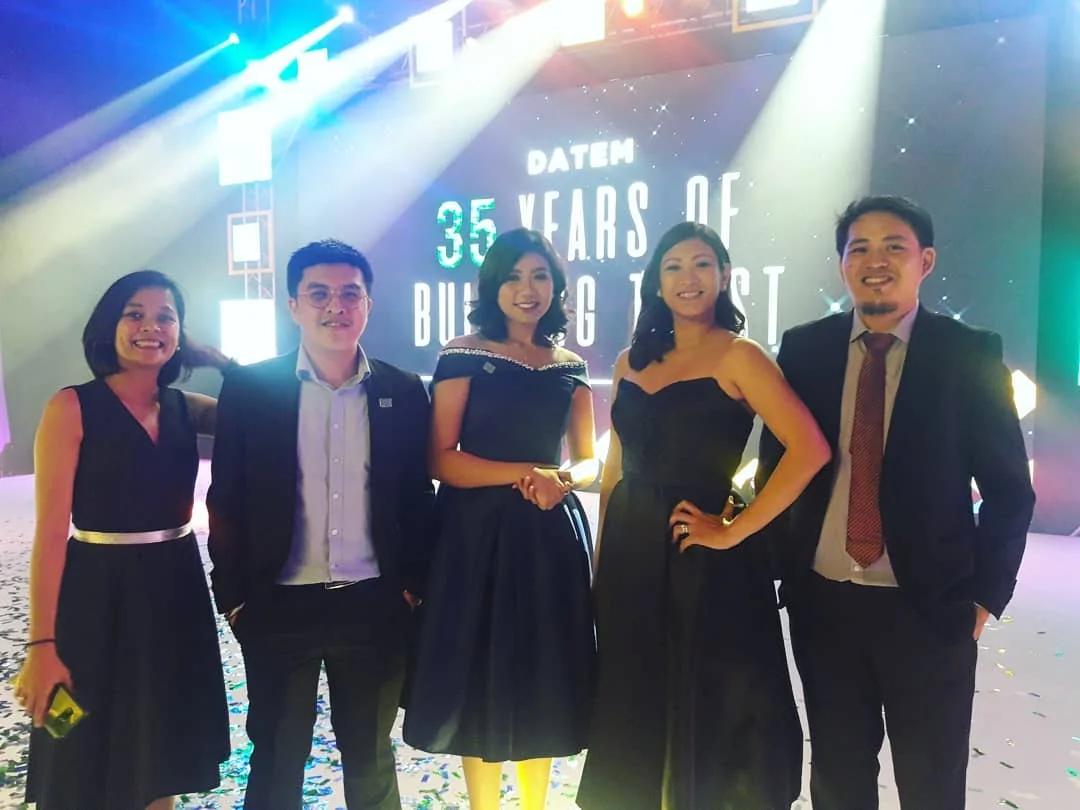
#> input picture dist/assets/photos/corporate-events-1080.webp, 1080 x 810 px
$ python hairgrade.py ../../dist/assets/photos/corporate-events-1080.webp ../../dist/assets/photos/corporate-events-800.webp 1.0 ../../dist/assets/photos/corporate-events-800.webp
#> lines starting #> are read from the running program, lines starting #| are printed output that depends on the picture
"""Tone warm-lit hair to natural dark brown inside a face-parsing hair mask. Skin and everything else untouched."""
import sys, numpy as np, cv2, onnxruntime as ort
from PIL import Image
inp, out = sys.argv[1], sys.argv[2]
im = Image.open(inp).convert('RGBA'); rgba = np.asarray(im).astype(np.float32) / 255.0
rgb, A = rgba[..., :3], rgba[..., 3]
#> A: shape (810, 1080) float32; every value is 1
H, W = A.shape
#> H = 810; W = 1080
# Square crop around the head: from the top of the figure, centred on it, wide enough to hold hair to the shoulders.
ys, xs = np.where(A > 0.5)
top = ys.min(); band = (ys < top + 0.18 * H)
#> after `top = ys.min()`: top = 0
cx = int(xs[band].mean()); side = int(min(W, H * (float(sys.argv[3]) if len(sys.argv) > 3 else 0.5)))
#> after `cx = int(xs[band].mean())`: cx = 539
#> after `side = int(min(W, H * (float(sys.argv[3]) if len(sys.argv) > 3 else 0.`: side = 810
x0 = int(np.clip(cx - side // 2, 0, max(0, W - side))); y0 = int(max(0, top - side * 0.06))
#> after `x0 = int(np.clip(cx - side // 2, 0, max(0, W - side)))`: x0 = 134
#> after `y0 = int(max(0, top - side * 0.06))`: y0 = 0
crop = rgb[y0:y0 + side, x0:x0 + side]
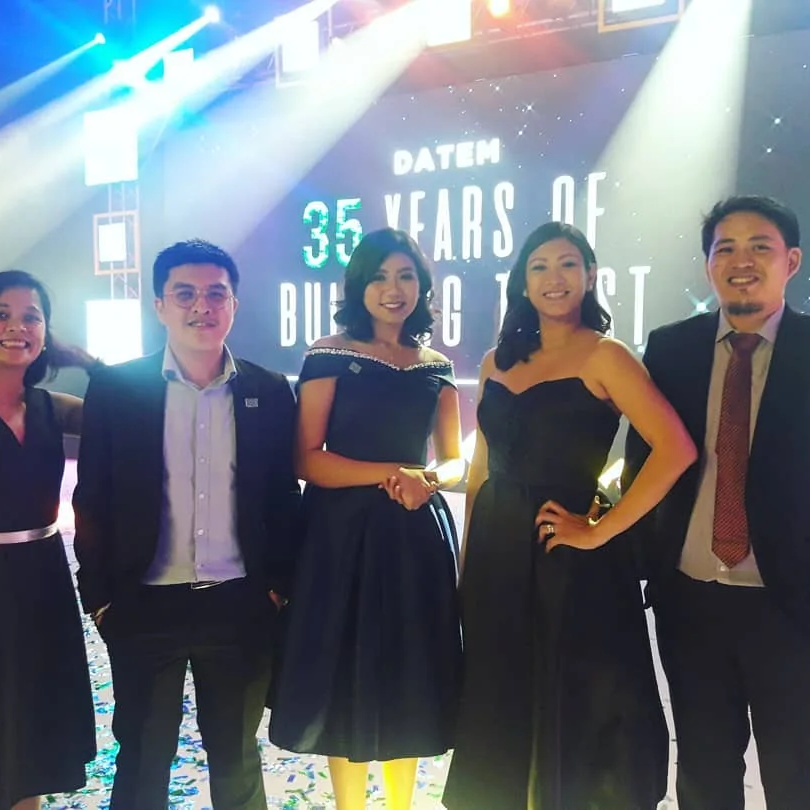
#> crop: shape (810, 810, 3) float32; mean R, G, B 0.436, 0.462, 0.495
bgc = np.array([0.5, 0.5, 0.5]); comp = crop * A[y0:y0 + side, x0:x0 + side, None] + bgc * (1 - A[y0:y0 + side, x0:x0 + side, None])
x = cv2.resize(comp, (512, 512), interpolation=cv2.INTER_AREA)
x = ((x - [0.485, 0.456, 0.406]) / [0.229, 0.224, 0.225]).transpose(2, 0, 1)[None].astype(np.float32)
#> (the run stopped early here; a loop or call above may not have finished)

$ run again, on dist/assets/photos/corporate-portrait-1080.webp
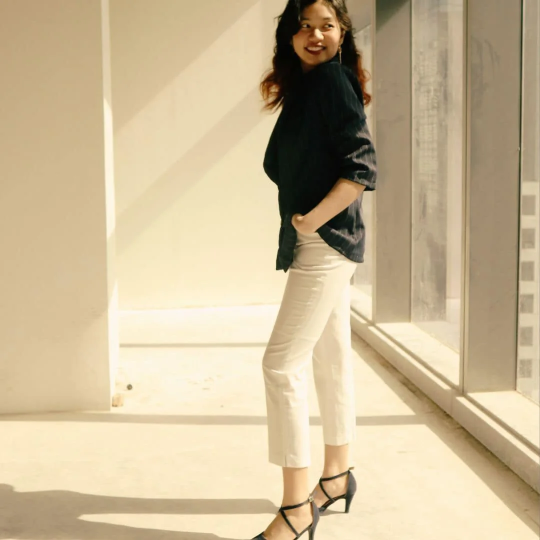
#> input picture dist/assets/photos/corporate-portrait-1080.webp, 1080 x 1080 px (shown at 1/2 size)
#> A: shape (1080, 1080) float32; every value is 1
#> top = 0
#> cx = 539
#> x0 = 0
#> `x = cv2.resize(comp, (512, 512), interpolation=cv2.INTER_AREA)`:
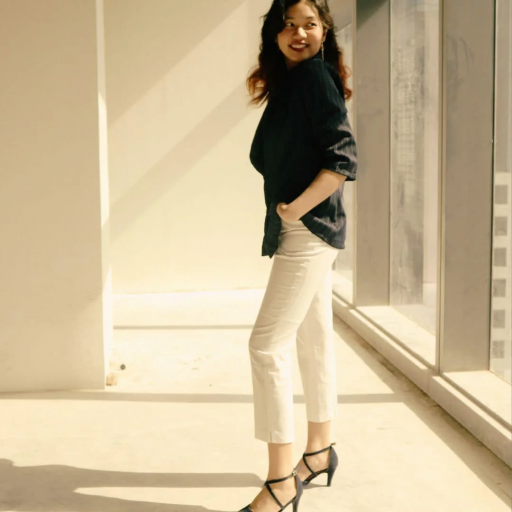
#> x: shape (512, 512, 3) float64; mean R, G, B 0.791, 0.72, 0.589
